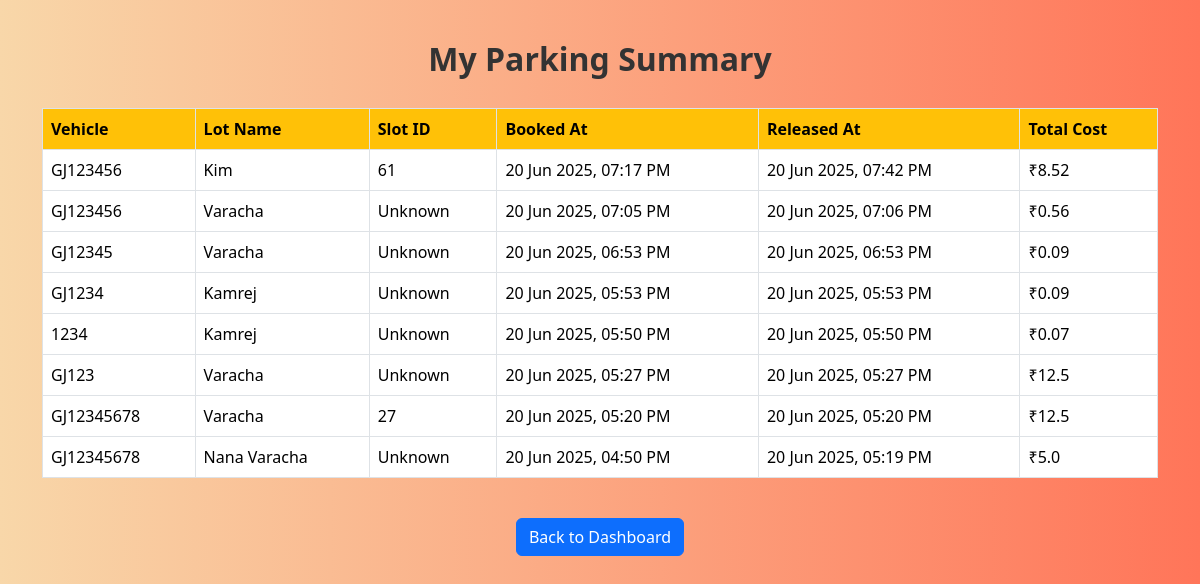
Screenshot of /user_summary (signed in) with the database file from the repository.
### application/models.py (models this page shows)
class Booking(db.Model):
    id = db.Column(db.Integer, primary_key=True)
    user_id = db.Column(db.Integer, db.ForeignKey('user.id'), nullable=False)
    parking_lot_id = db.Column(db.Integer, db.ForeignKey('parking_lot.id'), nullable=False)
    parking_spot_id = db.Column(db.Integer, db.ForeignKey('parking_spot.id'), nullable=False)
    vehicle_number = db.Column(db.String(20), nullable=False)
    booking_time = db.Column(DateTime, default=datetime.utcnow, nullable=False)
    release_time = db.Column(DateTime, nullable=True)
    total_cost = db.Column(db.Float, nullable=True)

class ParkingLot(db.Model):
    id = db.Column(db.Integer, primary_key=True)
    location_name = db.Column(db.String(255), nullable=False)
    address = db.Column(db.Text, nullable=False)
    pincode = db.Column(db.String(6), nullable=False)
    price_per_hour = db.Column(db.Float, nullable=False)
    max_spots = db.Column(db.Integer, nullable=False)
    occupied_spots = db.Column(db.Integer, default=0)
    created_at = db.Column(DateTime, default=datetime.utcnow)
    updated_at = db.Column(DateTime, default=datetime.utcnow, onupdate=datetime.utcnow)
    spots = db.relationship('ParkingSpot', backref='lot', lazy=True)

### application/controller.py (the view)
@app.route('/user_summary')
def user_summary():
    user_id = session.get("user_id")  # 👈 Logged-in user ID from session
    if not user_id:
        return redirect("/login")  # if not logged in
    raw_bookings = Booking.query.filter_by(user_id=user_id).order_by(Booking.booking_time.desc()).all()
    history = []
    for b in raw_bookings:
        lot = ParkingLot.query.get(b.parking_lot_id)
        spot = ParkingSpot.query.get(b.parking_spot_id)
        history.append({
            'vehicle_number': b.vehicle_number,
            'lot_name': lot.location_name if lot else 'Unknown',
            'spot_id': spot.id if spot else 'Unknown',
            'booking_time': b.booking_time,
            'release_time': b.release_time,
            'total_cost': b.total_cost or 0
        })
    return render_template("user_summary.html", history=history)

### templates/user_summary.html (shortened to what this page needs)
<!DOCTYPE html>
<html lang="en">
<head>
  <link href="https://cdn.jsdelivr.net/npm/bootstrap@5.3.6/dist/css/bootstrap.min.css" rel="stylesheet">
</head>
<body>
  <div class="container">
    <h2>My Parking Summary</h2>
    {% if history %}
    <div class="table-responsive">
      <table class="table table-bordered">
        <thead>
          <tr>
            <th>Vehicle</th>
            <th>Lot Name</th>
            <th>Slot ID</th>
            <th>Booked At</th>
            <th>Released At</th>
            <th>Total Cost</th>
          </tr>
        </thead>
        <tbody>
          {% for booking in history %}
          <tr>
            <td>{{ booking.vehicle_number }}</td>
            <td>{{ booking.lot_name }}</td>
            <td>{{ booking.spot_id }}</td>
            <td>{{ booking.booking_time.strftime('%d %b %Y, %I:%M %p') }}</td>
            <td>
              {% if booking.release_time %}
                {{ booking.release_time.strftime('%d %b %Y, %I:%M %p') }}
              {% else %}
                Still Active
              {% endif %}
            </td>
            <td>₹{{ booking.total_cost}}</td>
          </tr>
          {% endfor %}
        </tbody>
      </table>
    </div>
    {% else %}
      <p class="text-muted text-center">No parking history yet.</p>
    {% endif %}
    <div class="text-center mt-4">
      <a href="/user_dashboard" class="btn btn-primary">Back to Dashboard</a>
    </div>
  </div>
</body>
</html>

### templates/user_summary.html (style rules this page uses)
body { background: linear-gradient(to right, #f8d7a9, #ff7559); font-family: 'Segoe UI', sans-serif; }
.container { margin-top: 40px; }
.table th { background-color: #ffc107; color: #000; }
h2 { margin-bottom: 30px; text-align: center; font-weight: 700; color: #333; }

### rows the page displays
Booking: vehicle_number "GJ123456", booking_time "20 Jun 2025, 07:17 PM", release_time "20 Jun 2025, 07:42 PM", total_cost "8.52"
ParkingLot: lot_name "Kim"
Booking: vehicle_number "GJ123456", booking_time "20 Jun 2025, 07:05 PM", release_time "20 Jun 2025, 07:06 PM", total_cost "0.56"
ParkingLot: lot_name "Varacha" "Varacha" "Varacha" "Varacha"
Booking: vehicle_number "GJ12345", booking_time "20 Jun 2025, 06:53 PM", release_time "20 Jun 2025, 06:53 PM", total_cost "0.09"
Booking: vehicle_number "GJ1234", booking_time "20 Jun 2025, 05:53 PM", release_time "20 Jun 2025, 05:53 PM", total_cost "0.09"
ParkingLot: lot_name "Kamrej" "Kamrej"
Booking: vehicle_number "1234", booking_time "20 Jun 2025, 05:50 PM", release_time "20 Jun 2025, 05:50 PM", total_cost "0.07"
Booking: vehicle_number "GJ123", booking_time "20 Jun 2025, 05:27 PM", release_time "20 Jun 2025, 05:27 PM", total_cost "12.5"
Booking: vehicle_number "GJ12345678", booking_time "20 Jun 2025, 05:20 PM", release_time "20 Jun 2025, 05:20 PM", total_cost "12.5"
Booking: vehicle_number "GJ12345678", booking_time "20 Jun 2025, 04:50 PM", release_time "20 Jun 2025, 05:19 PM", total_cost "5.0"
ParkingLot: lot_name "Nana Varacha"

### other values shown
{{ booking.spot_id }} "61" "Unknown" "Unknown" "Unknown" "Unknown" "Unknown" "27" "Unknown"
